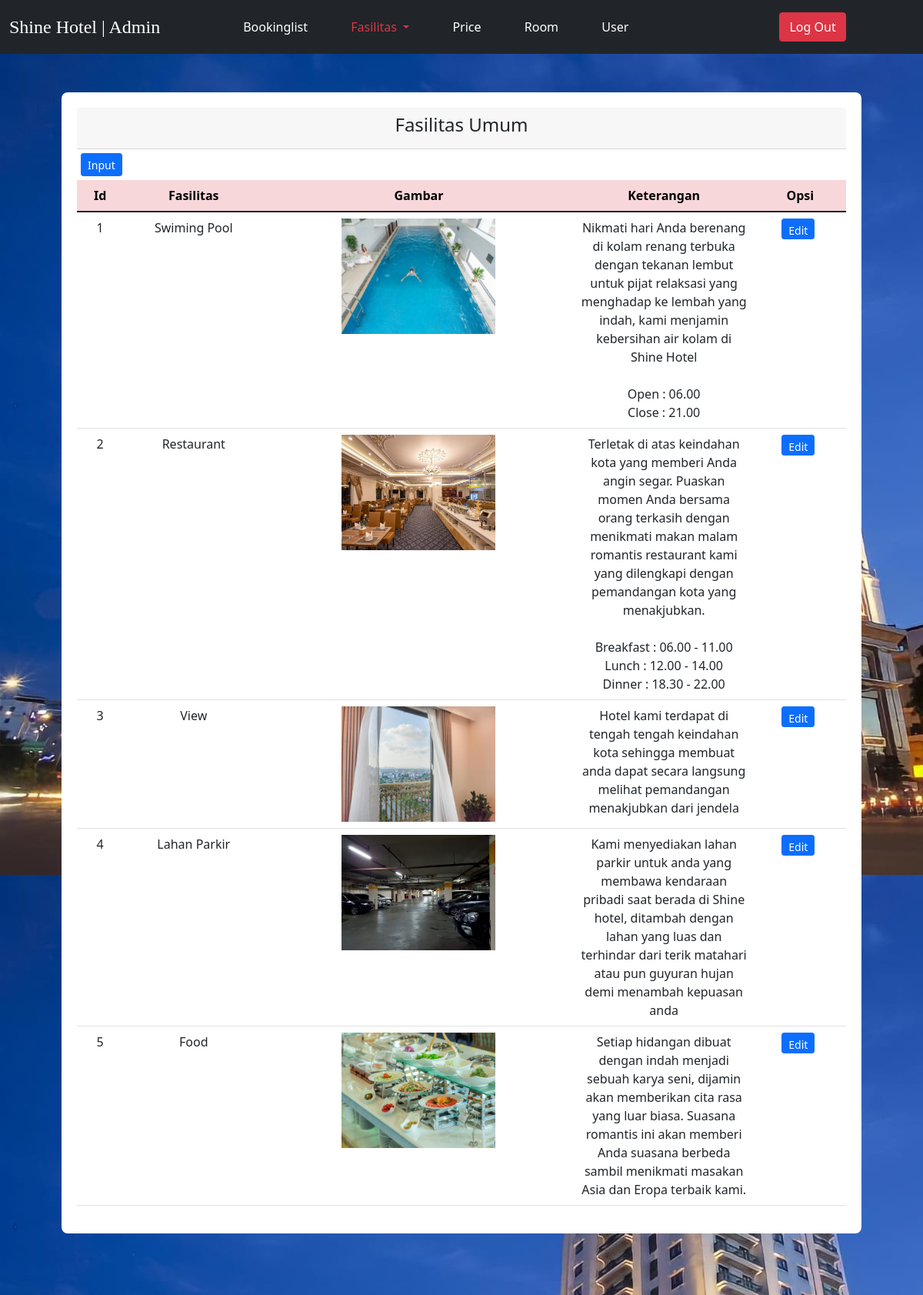
The app's page /admin3/fasilitas_umum.php (signed in) with its own data.
### tables this page shows
CREATE TABLE `tb_fasilitas` (
  `no` int(3) NOT NULL,
  `nama` text NOT NULL,
  `gambar` varchar(255) NOT NULL,
  `keterangan` text NOT NULL
);

### admin3/fasilitas_umum.php (the view, shortened to what this page needs)
<!DOCTYPE html>
<html>
<head>
	<link href="https://cdn.jsdelivr.net/npm/bootstrap@5.1.3/dist/css/bootstrap.min.css" rel="stylesheet">
</head>
<body>
 <nav class="navbar navbar-expand-lg navbar-dark bg-dark">
  <div class="container-fluid">
	<div class="collapse navbar-collapse" id="navbarSupportedContent">
    <h4 class="text-white text-left" style="margin-right: 100px; padding-top: 8px; font-family: serif;">Shine Hotel | Admin</h4>
      <ul class="navbar-nav me-auto mb-2 mb-lg-0">
        <li class="nav-item">
          <a class="nav-link text-white" aria-current="page" href="bookinglist.php">Bookinglist</a>
        </li>
      </ul>
      <ul class="navbar-nav me-auto mb-2 mb-lg-0">
         <li class="nav-item dropdown active">
          <a class="nav-link dropdown-toggle active text-danger" href="#" id="navbarDropdown" role="button" data-bs-toggle="dropdown" aria-expanded="false active">
            Fasilitas
          </a>
        </li>
      </ul>
      <ul class="navbar-nav me-auto mb-2 mb-lg-0">
        <li class="nav-item">
          <a class="nav-link text-white" aria-current="page" href="price.php">Price</a>
        </li>
      </ul>
      <ul class="navbar-nav me-auto mb-2 mb-lg-0">
        <li class="nav-item">
          <a class="nav-link text-white" aria-current="page" href="room.php">Room</a>
        </li>
      </ul>
      <ul class="navbar-nav me-auto mb-2 mb-lg-0">
        <li class="nav-item">
          <a class="nav-link text-white" aria-current="page" href="user.php">User</a>
        </li>
      </ul>
       <ul class="navbar-nav me-auto mb-2 mb-lg-0">
        <li class="nav-item">
          <a class="nav-link" aria-current="page" href="../login/logout.php">
          <button type="button" class="btn btn-danger" style="margin-left: 140px; margin-right: 40px;">Log Out</button>
          </a>
        </li>
      </ul>
    </div>
  </div>
 </nav>
	<div class="col-13" style="padding: 80px; padding-top: 50px !important; background-image: url(gedung.jfif); min-height: 438px !important; height: 100%;">
  <div class="container bg-white" style="padding: 20px; border-radius: 8px;">
		<div class="card-header ">
			<h4 class="card-title text-center">Fasilitas Umum</h4>
		</div>
    <button type="button" class="btn btn-primary btn-sm" style="margin: 5px; height: 30px;">Input</button>
	<table class="table" style="text-align: center;">
  <thead>
    <tr  class="table-danger">
    <th width="15px">Id </th>
			<th width="10px">Fasilitas</th>
      <th width="30px">Gambar</th>
			<th width="50px">Keterangan</th>
      <th width="20px">Opsi</th>
    </tr>
  </thead>
  <tbody>
   <?php
		include 'koneksi.php';
		$no = 1;
		$data = mysqli_query($koneksi,"select * from tb_fasilitas");
		while($d = mysqli_fetch_array($data)){
	 ?>
			<tr>
				<td><?php echo $no++; ?></td>
				<td><?php echo $d['nama']; ?></td>
        <td><?php echo "<img src='../menu/images/".$d['gambar']."' width='200px' height='150px'/>"; ?></td>
				<td><?php echo $d['keterangan']; ?></td>
         <form action="edit_fasilitas.php" method="post"><td><a href="edit_umum.php?id=<?php echo $d['no']; ?>"><button type="button" class="btn btn-primary btn-sm" style="height: 27px; margin-right: 5px;">Edit</button></a></form>
			</tr>
			<?php
	}
  ?>
</tbody>
</table>
</div>
</div>
</body>
</html>

### records on screen
tb_fasilitas: nama "Swiming Pool", gambar (picture), keterangan "Nikmati hari Anda berenang di kolam renang terbuka dengan tekanan lembut untuk pijat relaksasi yang menghadap ke lembah yang indah, kami menjamin kebersihan air kolam di Shine Hotel Open : 06.00 Close : 21.00"
tb_fasilitas: nama "Restaurant", gambar (picture), keterangan "Terletak di atas keindahan kota yang memberi Anda angin segar. Puaskan momen Anda bersama orang terkasih dengan menikmati makan malam romantis restaurant kami yang dilengkapi dengan pemandangan kota yang menakjubkan. Breakfast : 06.00 - 11.00 Lunch : 12.00 - 14.00 Dinner : 18.30 - 22.00"
tb_fasilitas: nama "View", gambar (picture), keterangan "Hotel kami terdapat di tengah tengah keindahan kota sehingga membuat anda dapat secara langsung melihat pemandangan menakjubkan dari jendela"
tb_fasilitas: nama "Lahan Parkir", gambar (picture), keterangan "Kami menyediakan lahan parkir untuk anda yang membawa kendaraan pribadi saat berada di Shine hotel, ditambah dengan lahan yang luas dan terhindar dari terik matahari atau pun guyuran hujan demi menambah kepuasan anda"
tb_fasilitas: nama "Food", gambar (picture), keterangan "Setiap hidangan dibuat dengan indah menjadi sebuah karya seni, dijamin akan memberikan cita rasa yang luar biasa. Suasana romantis ini akan memberi Anda suasana berbeda sambil menikmati masakan Asia dan Eropa terbaik kami."
